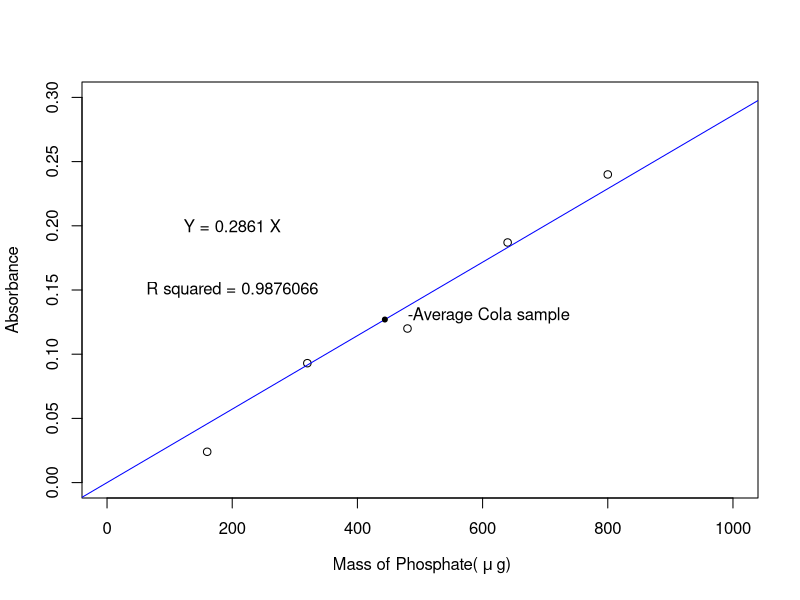

Recreate this plot in R.
## ---- chunk 1
p<-c(0,8.0,16,24,32,40,0,0,0)
C<-c(20*p/100)

x=(7:9)
C[x]<-("Unknown")

A<-c("NA",0.024,0.093,0.120,0.187,0.240,0.127,0.125,0.126)


T1<-data.frame("p"=p,"C"=C,"A"=A)

library(knitr)
colnames(T1)<-c("Volume of phosphate standard added (mL)", "Concentration of $PO_4^{3-}$ solution ($mg \\cdot L^{-1}$)", "Absorbance at 400nm")

library("kableExtra")

T1d_latex<-knitr::kable(T1,"latex",row.names=NA,col.names=NA,caption="Volumetric prepation of phosphate standards and related absorbance measures for standard and sample", escape=FALSE)
kable_styling(T1d_latex, latex_options = c("striped","hold_position", "bordered"),"scale_down")
## ---- chunk 2
# Graph of phosphate concentration 

x<-c(2,3,4,5,6)
Ca<-c(C[x])
Aa<-A[x]

Ca<-c(1.6,3.2,4.8,6.4,8)
Aa<-c(0.024,0.093,0.12,0.187,0.24)
Ma<-c(Ca*100)

plot(Ma,Aa, xlab=expression(~"Mass of Phosphate("~mu~"g)"), ylim=range(c(0,0.3)), xlim=range(c(0,1000)), ylab="Absorbance")
abline(lm(Aa~0+Ma), col="blue")
int<-c(0)
sl<-c(lm(Aa~0+Ma)$coefficients[1])




R2<-c(cor(Ma,Aa))^2


text(200,0.2,"Y = 0.2861 X")
text(200,0.15,"R squared = 0.9876066")
text(610,0.13,"-Average Cola sample")
points( c((0.127+int)/sl), 0.127,pch=20)
x<-c((0.126+0.025)/0.032875)

## ---- chunk 3
x<-1
AvA<-c(0.127,0.125,0.126)

AvM<-c((AvA-int)/sl)

AvC<-(AvM/5)
## ---- chunk 4
x<-2
## ---- chunk 5
x<-3
## ---- chunk 6
x<-2
## ---- chunk 7
x<-3
## ---- chunk 8

AS<-c(0.127,0.125,0.126)
CS<-c(((AS-int)/sl)*10)

RSE<-c(sd(CS/mean(CS))*100)
## ---- chunk 9
pe<-c((mean(AvM)/17)*100)


## ---- chunk 10
